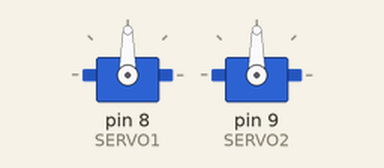
This sketch was run on a simulated Arduino Uno, built with avr-gcc and run on an emulated ATmega328P. Parts: 2 × servo.

Above: at 1.2 s.
At 2.06 s:
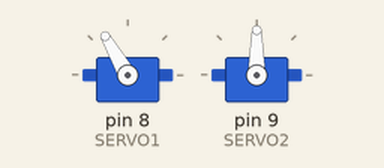
At 2.56 s:
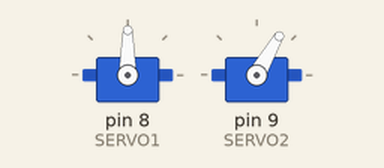
At 3.06 s:
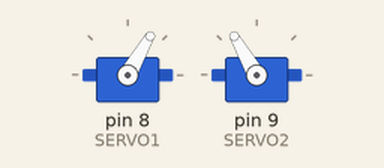
Timing chart, 0 to 4.6 s (numbered marks = the images above):
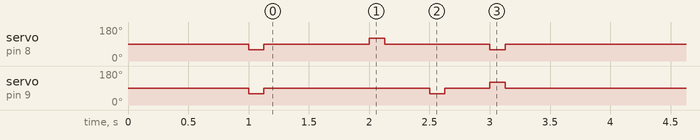

Measured:
- by itself, servo on pin 8 (SERVO1): 90° → 60° at 1.0 s, → 90° 0.13 s later, → 120° 0.87 s later, → 90° 0.13 s later, … (6 changes in this stretch)
- by itself, servo on pin 9 (SERVO2): 90° → 60° at 1.0 s, → 90° 0.13 s later, → 60° 1.4 s later, → 90° 0.13 s later, … (6 changes in this stretch)

The sketch:

Drum.ino
```cpp
#include <Servo.h>

#define SERVO1 8
#define SERVO2 9
#define MOVEMENT_TIME 125

#define S1_UP   120 // Punches the top instrument (wood)
#define S1_MID  90  // Rest
#define S1_DOWN 60  // Punches the bottom instrument (drum)
#define S2_UP   60  // Punches the top instrument (cymbal)
#define S2_MID  90  // Rest
#define S2_DOWN 120 // Punches the bottom instrument (drum)

Servo servo1;
Servo servo2;
unsigned long indexServo1 = 0;
unsigned long indexServo2 = 0;
unsigned long restServo1 = 0;
unsigned long restServo2 = 0;

const PROGMEM int32_t times1[] = {
    0, -1000, 2000, -3000
};
const PROGMEM int32_t times2[] = {
    500, 2500
};

void setup() {
    pinMode(SERVO1, OUTPUT);
    pinMode(SERVO2, OUTPUT);
    servo1.attach(SERVO1);
    servo2.attach(SERVO2);
    delay(1000);
}

void loop() {

    unsigned long now = millis();

    // Plays a note
    int32_t time1 = pgm_read_dword(times1 + indexServo1);
    if(now > abs(time1)) {
         servo1.write(time1 > 0 ? S1_UP : S1_DOWN);
         restServo1 = now + MOVEMENT_TIME;
         indexServo1 += 1;
    }
    int32_t time2 = pgm_read_dword(times2 + indexServo2);
    if(now > abs(time2)) {
         servo2.write(time2 > 0 ? S2_UP : S2_DOWN);
         restServo2 = now + MOVEMENT_TIME;
         indexServo2 += 1;
    }

    // Returns to middle position
    if(restServo1 != 0 && now > restServo1) {
        servo1.write(S1_MID);
        restServo1 = 0;
    }
    if(restServo2 != 0 && now > restServo2) {
        servo2.write(S2_MID);
        restServo2 = 0;
    }
}
```
